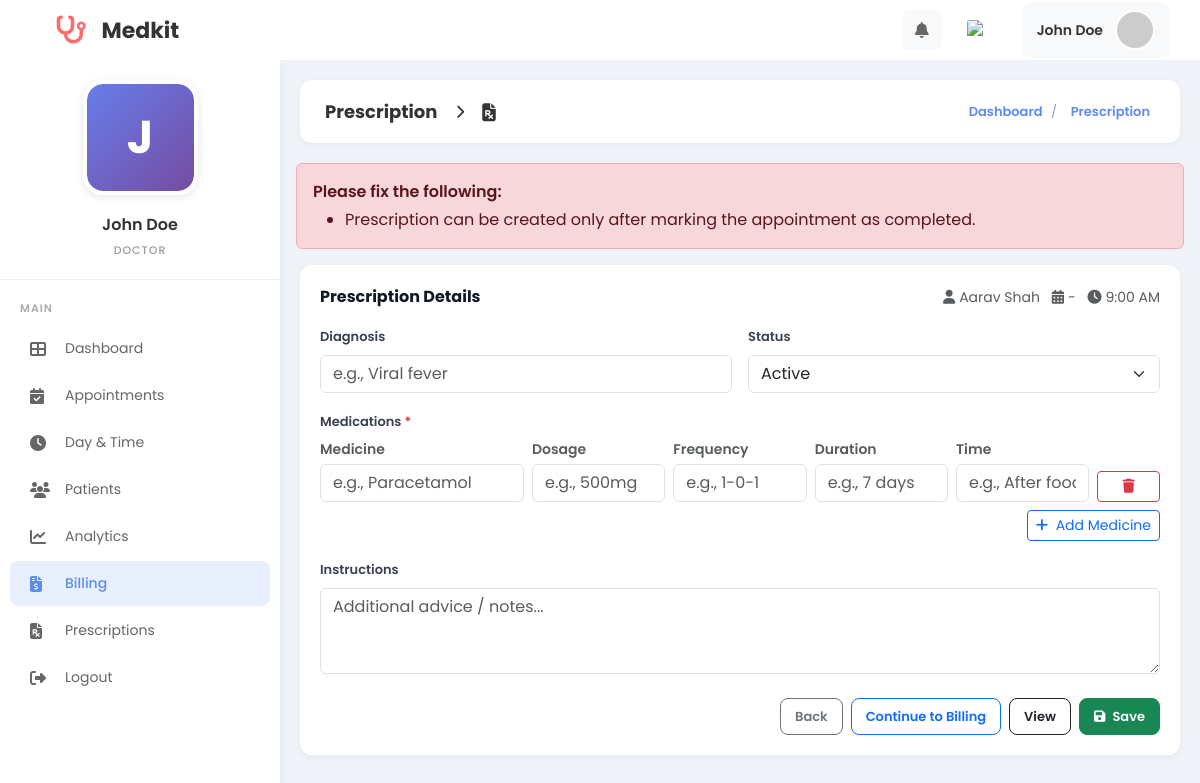
The page /MINI_PHP/doctor_prescription.php?booking_id=1 (signed in) on the database its author committed.
### tables this page shows
CREATE TABLE `users` (
  `id` int(11) NOT NULL,
  `firstname` varchar(225) DEFAULT '',
  `lastname` varchar(225) DEFAULT '',
  `phone_number` bigint(20) DEFAULT 0,
  `date_of_birth` date DEFAULT curdate(),
  `email` varchar(50) NOT NULL,
  `gender` varchar(100) DEFAULT '',
  `address` varchar(225) DEFAULT '',
  `clinic_name` varchar(255) DEFAULT NULL,
  `experience_years` int(11) DEFAULT 0,
  `education` varchar(255) DEFAULT NULL,
  `bio` text DEFAULT NULL,
  `password` varchar(255) NOT NULL,
  `role_id` int(11) DEFAULT 0,
  `category_id` int(11) DEFAULT NULL,
  `created_at` timestamp NOT NULL DEFAULT current_timestamp(),
  `updated_at` timestamp NOT NULL DEFAULT current_timestamp() ON UPDATE current_timestamp(),
  `profile_image` varchar(255) DEFAULT NULL,
  `license_number` varchar(50) DEFAULT NULL,
  `license_document` varchar(255) DEFAULT NULL,
  `verification_status` enum('verified','pending','rejected') NOT NULL DEFAULT 'verified',
  `verification_reason` varchar(255) DEFAULT NULL,
  `verified_at` timestamp NULL DEFAULT NULL,
  `verified_by_admin_id` int(11) DEFAULT NULL,
  `commission_percent` decimal(5,2) NOT NULL DEFAULT 10.00
);

CREATE TABLE `visit_booking` (
  `id` int(11) NOT NULL,
  `patient_id` int(11) DEFAULT 0,
  `doctor_id` int(11) DEFAULT 0,
  `speciality_id` int(11) DEFAULT 0,
  `time_id` int(11) DEFAULT 0,
  `Note` varchar(225) DEFAULT '',
  `is_visited` int(11) DEFAULT 0,
  `created_at` timestamp NOT NULL DEFAULT current_timestamp(),
  `updated_at` timestamp NOT NULL DEFAULT current_timestamp() ON UPDATE current_timestamp(),
  `appointment_date` date DEFAULT NULL,
  `status` enum('pending','accepted','visited','rejected') DEFAULT 'pending',
  `patient_notified` tinyint(1) DEFAULT 0,
  `doctor_seen` tinyint(1) NOT NULL DEFAULT 0,
  `reminder_sent_at` datetime DEFAULT NULL,
  `documents_emailed_at` datetime DEFAULT NULL
);

CREATE TABLE `patient` (
  `id` int(11) NOT NULL,
  `firstname` varchar(225) DEFAULT '',
  `lastname` varchar(225) DEFAULT '',
  `phone_number` bigint(20) DEFAULT 0,
  `email` varchar(100) DEFAULT NULL,
  `password` varchar(255) DEFAULT NULL,
  `date_of_birth` date DEFAULT curdate(),
  `gender` varchar(225) DEFAULT '',
  `address` varchar(225) DEFAULT '',
  `created_at` timestamp NOT NULL DEFAULT current_timestamp(),
  `updated_at` timestamp NOT NULL DEFAULT current_timestamp() ON UPDATE current_timestamp()
);

CREATE TABLE `doctor_available_time` (
  `id` int(11) NOT NULL,
  `day_id` int(11) DEFAULT 0,
  `start_time` time DEFAULT '00:00:00',
  `end_time` time DEFAULT '00:00:00',
  `created_at` timestamp NOT NULL DEFAULT current_timestamp(),
  `updated_at` timestamp NOT NULL DEFAULT current_timestamp() ON UPDATE current_timestamp()
);

### MINI_PHP/prescription_helpers.php (called while the page is built, shortened)
<?php
function prescriptions_normalize_status(string $status): string
{
  $status = strtolower(trim($status));
  return $status === 'inactive' ? 'inactive' : 'active';
}

### MINI_PHP/doctor_prescription.php (the view, shortened to what this page needs)
<?php
include("config.php");
include("prescription_helpers.php");
$doctor_id = (int)$_SESSION['doctor_id'];
$schema_error = '';
$doctor_res = mysqli_query($conn, "SELECT firstname, lastname, profile_image FROM users WHERE id = $doctor_id LIMIT 1");
$doctor = $doctor_res ? mysqli_fetch_assoc($doctor_res) : null;
$doctor['profile_image'] = $doctor['profile_image'] ?? '';
$booking_id = isset($_GET['booking_id']) ? (int)$_GET['booking_id'] : 0;
$errors = [];
$booking = null;
$prescription = null;
function fetch_booking_for_prescription(mysqli $conn, int $doctor_id, int $booking_id): ?array
{
  $q = "
        SELECT
            vb.id AS booking_id,
            vb.patient_id,
            vb.doctor_id,
            vb.speciality_id,
            vb.time_id,
            vb.appointment_date,
            vb.status,
            vb.Note,
            p.firstname AS patient_firstname,
            p.lastname AS patient_lastname,
            p.phone_number,
            p.email AS patient_email,
            p.gender AS patient_gender,
            p.address AS patient_address,
            s.doctor_speciality,
            dat.start_time,
            dat.end_time
        FROM visit_booking vb
        LEFT JOIN patient p ON p.id = vb.patient_id
        LEFT JOIN speciality s ON s.id = vb.speciality_id
        LEFT JOIN doctor_available_time dat ON dat.id = vb.time_id
        WHERE vb.id = ? AND vb.doctor_id = ?
        LIMIT 1
    ";
  $stmt = $conn->prepare($q);
  $stmt->bind_param("ii", $booking_id, $doctor_id);
  $stmt->execute();
  $res = $stmt->get_result();
  $row = $res ? $res->fetch_assoc() : null;
  return $row ?: null;
}
if ($schema_error === '') {
  if ($booking_id <= 0) {
    $errors[] = 'Missing booking.';
  } else {
    $booking = fetch_booking_for_prescription($conn, $doctor_id, $booking_id);
    if (!$booking) {
      $errors[] = 'Booking not found.';
    } elseif (($booking['status'] ?? '') !== 'visited') {
      $errors[] = 'Prescription can be created only after marking the appointment as completed.';
    } else {
      $prescription = fetch_prescription_by_booking($conn, $doctor_id, $booking_id);
    }
  }
}
$patient_name = '-';
$date_label = '-';
$time_label = '-';
if ($booking) {
  $patient_name = trim((string)($booking['patient_firstname'] ?? '') . ' ' . (string)($booking['patient_lastname'] ?? ''));
  if (!empty($booking['start_time'])) {
    $time_label = date('g:i A', strtotime((string)$booking['start_time']));
  }
}
$prefill_diagnosis = trim((string)($_POST['diagnosis'] ?? ($prescription['diagnosis'] ?? '')));
$prefill_instructions = trim((string)($_POST['instructions'] ?? ($prescription['instructions'] ?? '')));
$prefill_status = prescriptions_normalize_status((string)($_POST['status'] ?? ($prescription['status'] ?? 'active')));
$prefill_items = [];
if (empty($prefill_items)) {
  $prefill_items[] = ['medicine' => '', 'dosage' => '', 'frequency' => '', 'duration' => '', 'time' => ''];
}
?>
<!DOCTYPE html>
<html lang="en">
<head>
  <link href="https://cdn.jsdelivr.net/npm/bootstrap@5.3.2/dist/css/bootstrap.min.css" rel="stylesheet">
  <link href="https://cdnjs.cloudflare.com/ajax/libs/font-awesome/6.4.0/css/all.min.css" rel="stylesheet">
</head>
<body>
  <div class="top-header">
    <div class="header-left">
      <div class="logo">
        <i class="fa-solid fa-stethoscope"></i>
        <span>Medkit</span>
      </div>
    </div>
    <div class="header-right">
      <div class="dropdown" style="position: relative;">
        <button class="header-icon" type="button" data-notif-toggle aria-label="Notifications" aria-expanded="false">
          <i class="fas fa-bell"></i>
        </button>
      </div>
      <img src="https://flagcdn.com/w40/us.png" alt="US" class="flag-icon">
      <a href="doctor_profile.php" class="user-profile text-decoration-none" title="View Profile" aria-label="View Profile">
        <span class="user-name"><?= htmlspecialchars($doctor['firstname'] . ' ' . $doctor['lastname']) ?></span>
        <?php
        $doctor_avatar_src = (!empty($doctor['profile_image']) && file_exists(__DIR__ . '/' . $doctor['profile_image']))
          ? $doctor['profile_image']
          : "https://ui-avatars.com/api/?name=" . urlencode($doctor['firstname'] . '+' . $doctor['lastname']) . "&background=5a8dee&color=fff";
        ?>
        <img src="<?= htmlspecialchars($doctor_avatar_src) ?>" alt="Profile" class="user-avatar">
      </a>
    </div>
  </div>
  <div class="sidebar">
    <div class="doctor-profile-sidebar">
      <div class="profile-image-wrapper">
        <form id="profileImageForm" action="doctor_profile_image.php" method="POST" enctype="multipart/form-data">
          <label for="profileImageInput" style="cursor: pointer; display: block; width: 115px; height: 115px; margin: 0 auto;">
            <div class="profile-image-container" id="sidebarProfileImage">
              <?php if (!empty($doctor['profile_image']) && file_exists(__DIR__ . '/' . $doctor['profile_image'])): ?>
                <img src="<?= htmlspecialchars($doctor['profile_image']) ?>" alt="Profile" style="width: 100%; height: 100%; object-fit: cover; display: block;">
              <?php else: ?>
                <div class="profile-placeholder">
                  <?= strtoupper(substr($doctor['firstname'] ?: 'D', 0, 1)) ?>
                </div>
              <?php endif; ?>
            </div>
          </label>
        </form>
      </div>
      <div class="profile-name"><?= htmlspecialchars($doctor['firstname'] . ' ' . $doctor['lastname']) ?></div>
      <div class="profile-role">DOCTOR</div>
    </div>
    <nav class="nav-menu">
      <div class="nav-label">MAIN</div>
      <a href="doctor_dashboard.php" class="nav-item">
        <i class="fas fa-th-large"></i>
        <span>Dashboard</span>
      </a>
      <a href="booking.php" class="nav-item">
        <i class="fas fa-calendar-check"></i>
        <span>Appointments</span>
      </a>
      <a href="add_day_time.php" class="nav-item">
        <i class="fas fa-clock"></i>
        <span>Day &amp; Time</span>
      </a>
      <a href="doctor_patients.php" class="nav-item">
        <i class="fas fa-users"></i>
        <span>Patients</span>
      </a>
      <a href="doctor_analytics.php" class="nav-item">
        <i class="fas fa-chart-line"></i>
        <span>Analytics</span>
      </a>
      <a href="doctor_billing.php" class="nav-item active">
        <i class="fas fa-file-invoice-dollar"></i>
        <span>Billing</span>
      </a>
      <a href="doctor_prescriptions.php" class="nav-item">
        <i class="fas fa-file-prescription"></i>
        <span>Prescriptions</span>
      </a>
      <a href="logout.php" class="nav-item">
        <i class="fas fa-right-from-bracket"></i>
        <span>Logout</span>
      </a>
    </nav>
  </div>
  <div class="main-content">
    <div class="breadcrumb-bar">
      <div class="breadcrumb-title">
        <span>Prescription</span>
        <i class="fas fa-chevron-right" style="font-size: 14px; margin: 0 8px;"></i>
        <i class="fas fa-file-prescription"></i>
      </div>
      <div class="breadcrumb-links">
        <a href="doctor_dashboard.php" style="color: #5a8dee; font-weight: 600; text-decoration: none;">Dashboard</a>
        <span>/</span>
        <span style="color: #5a8dee; font-weight: 600;">Prescription</span>
      </div>
    </div>
    <?php if (!empty($errors)): ?>
      <div class="alert alert-danger mx-3">
        <div class="fw-semibold mb-1">Please fix the following:</div>
        <ul class="mb-0">
          <?php foreach ($errors as $e): ?>
            <li><?= htmlspecialchars($e) ?></li>
          <?php endforeach; ?>
        </ul>
      </div>
    <?php endif; ?>
    <div class="panel-card">
      <div class="panel-head">
        <div class="panel-title">Prescription Details</div>
        <div class="text-muted small">
          <span class="me-2"><i class="fas fa-user me-1"></i><?= htmlspecialchars($patient_name) ?></span>
          <span class="me-2"><i class="fas fa-calendar-alt me-1"></i><?= htmlspecialchars($date_label) ?></span>
          <span><i class="fas fa-clock me-1"></i><?= htmlspecialchars($time_label) ?></span>
        </div>
      </div>
      <?php if ($booking): ?>
        <form method="POST" novalidate>
          <div class="row g-3">
            <div class="col-md-6">
              <label class="form-label">Diagnosis</label>
              <input type="text" name="diagnosis" class="form-control" value="<?= htmlspecialchars($prefill_diagnosis) ?>" placeholder="e.g., Viral fever">
            </div>
            <div class="col-md-6">
              <label class="form-label">Status</label>
              <select name="status" class="form-select">
                <option value="active" <?= $prefill_status === 'active' ? 'selected' : '' ?>>Active</option>
              </select>
            </div>
            <div class="col-12">
              <label class="form-label">Medications <span class="text-danger">*</span></label>
              <div class="row g-2 text-muted small fw-semibold mb-1">
                <div class="col-md-3">Medicine</div>
                <div class="col-md-2">Dosage</div>
                <div class="col-md-2">Frequency</div>
                <div class="col-md-2">Duration</div>
                <div class="col-md-2">Time</div>
                <div class="col-md-1"></div>
              </div>
              <div id="medRows" class="d-flex flex-column gap-2">
                <?php foreach ($prefill_items as $it): ?>
                  <div class="row g-2 align-items-end" data-med-row>
                    <div class="col-md-3">
                      <input type="text" name="medicine_name[]" class="form-control" value="<?= htmlspecialchars((string)($it['medicine'] ?? '')) ?>" placeholder="e.g., Paracetamol" required>
                    </div>
                    <div class="col-md-2">
                      <input type="text" name="medicine_dosage[]" class="form-control" value="<?= htmlspecialchars((string)($it['dosage'] ?? '')) ?>" placeholder="e.g., 500mg">
                    </div>
                    <div class="col-md-2">
                      <input type="text" name="medicine_frequency[]" class="form-control" value="<?= htmlspecialchars((string)($it['frequency'] ?? '')) ?>" placeholder="e.g., 1-0-1">
                    </div>
                    <div class="col-md-2">
                      <input type="text" name="medicine_duration[]" class="form-control" value="<?= htmlspecialchars((string)($it['duration'] ?? '')) ?>" placeholder="e.g., 7 days">
                    </div>
                    <div class="col-md-2">
                      <input type="text" name="medicine_time[]" class="form-control" value="<?= htmlspecialchars((string)($it['time'] ?? '')) ?>" placeholder="e.g., After food">
                    </div>
                    <div class="col-md-1 d-grid">
                      <button type="button" class="btn btn-outline-danger btn-sm" data-med-remove aria-label="Remove"><i class="fas fa-trash"></i></button>
                    </div>
                  </div>
                <?php endforeach; ?>
              </div>
              <div class="d-flex justify-content-end mt-2">
                <button type="button" class="btn btn-outline-primary btn-sm" id="addMedicineBtn"><i class="fas fa-plus me-1"></i> Add Medicine</button>
              </div>
            </div>
            <div class="col-12">
              <label class="form-label">Instructions</label>
              <textarea name="instructions" class="form-control" rows="3" placeholder="Additional advice / notes..."><?= htmlspecialchars($prefill_instructions) ?></textarea>
            </div>
          </div>
          <div class="d-flex flex-wrap justify-content-end gap-2 mt-4">
            <a href="booking.php" class="btn btn-outline-secondary btn-action">Back</a>
            <a href="doctor_bill.php?booking_id=<?= (int)$booking['booking_id'] ?>" class="btn btn-outline-primary btn-action">Continue to Billing</a>
            <a href="doctor_view_prescription.php?booking_id=<?= (int)$booking['booking_id'] ?>" class="btn btn-outline-dark btn-action">View</a>
            <button type="submit" class="btn btn-success btn-action"><i class="fas fa-save me-1"></i> Save</button>
          </div>
        </form>
      <?php else: ?>
        <div class="text-muted">Prescription is not available.</div>
      <?php endif; ?>
    </div>
  </div>
</body>
</html>

### rows shown on the page
users: firstname+lastname "John Doe", firstname "J"
visit_booking: patient.lastname "Aarav Shah", doctor_available_time.start_time "9:00 AM"

### other values the page prints
$e "Prescription can be created only after marking the appointment as completed."
$date_label "-"
